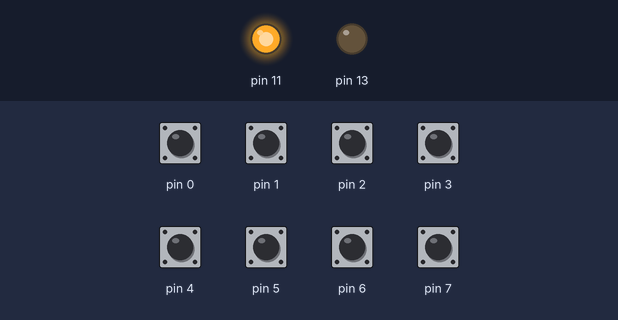
The sketch below on a simulated Arduino Uno, built with avr-gcc and run on an emulated ATmega328P. Parts: output pins drawn as LEDs (lit = HIGH). Inputs (shaded band) come from the test bench; at power-on: pin 0–7 HIGH.

Above: at 0.8 s.
0.9 s: pin 7 pulled LOW for 0.15 s
At 0.97 s:
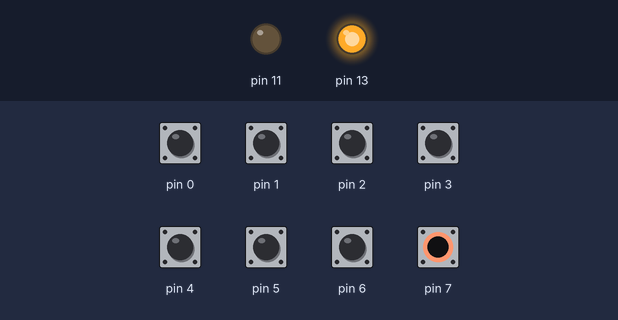
Timing chart, 0 to 3.9 s (numbered marks = the images above; inputs shaded):
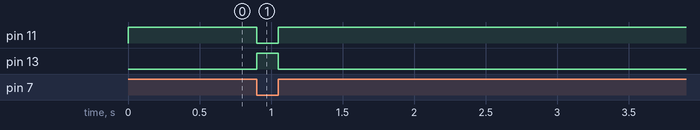

Measured:
- after the input at 0.9 s, pin 11: HIGH → LOW at once, → HIGH 0.15 s later; pin 13: LOW → HIGH at once, → LOW 0.15 s later

The sketch:

button.ino
```cpp
/*
   Written by Ahmed khairy for TOT training
   on 6/8/2019
   using arduino uno
   button
*/
#include <avr/io.h>
#include <util/delay.h>

int main(void)
{
  //DDRD = 0b00000000; //i don't have to write this line because it's initial value is zero
  PORTD = 0b11111111; //connect the internal pull up resistor of all the port
  DDRB = 0b00101000;
  while (1)
  {
    if (PIND == 0b01111111) //read the value of input pin
      PORTB = 0b00100000;
    else
      PORTB = 0b00001000;
  }
}
```
